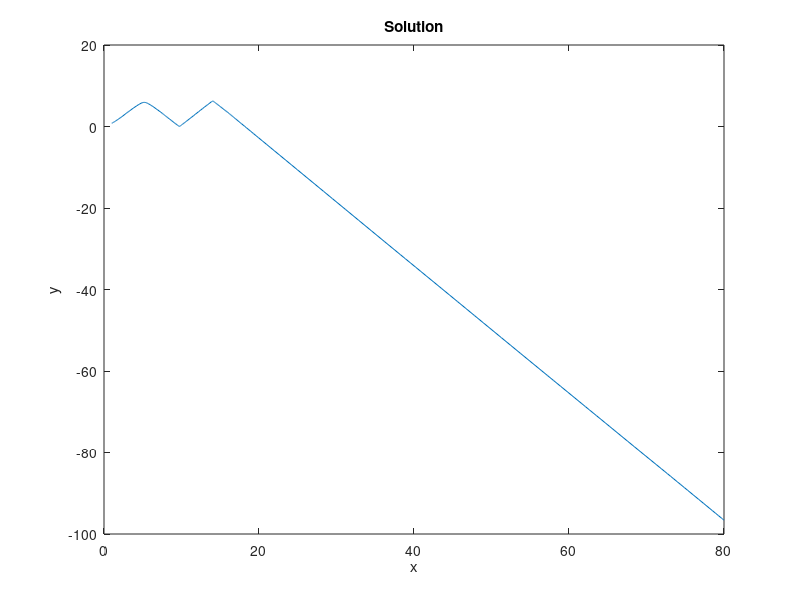

The MATLAB script that drew this image:
clear; clc;
ode = @(x, y) [y(2); (y(2)^2+1)*sin(y(1))*cos(y(2))^2/(sin(y(1))^2)];

y0 = [pi/4, 1];
rangex = [1, 80];
[x, y] = ode45(ode, rangex, y0);

plot(x, y(:,1));
xlabel('x');
ylabel('y');
title('Solution');